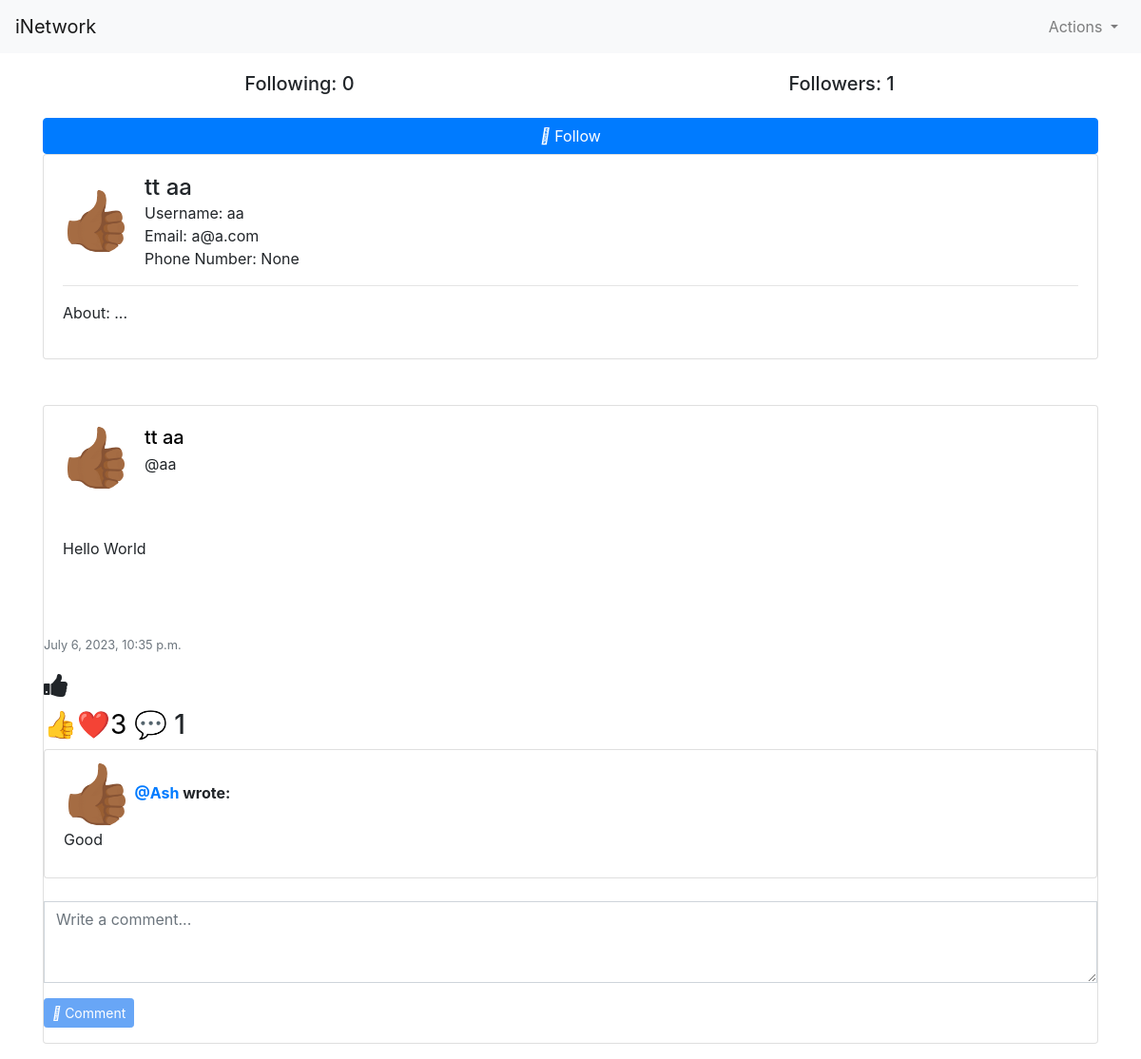
Page /profile/203/ (signed in) on the committed database.
### network/models.py (models this page shows, shortened)
class User(AbstractUser):
    profile_pics = models.ImageField(upload_to='profile_pics/', null=True, blank=True)
    phone_number = models.CharField(max_length=20, null=True, blank=True)
    about = models.TextField(null=True, blank=True)

class Post(models.Model):
    user = models.ForeignKey(User, on_delete=models.CASCADE, blank=True, null=True, related_name="post_user")
    postContent = models.TextField(blank=True)
    timestamp = models.DateTimeField(auto_now_add=True)
    post_image = models.ImageField(upload_to='post_image/', null=True, blank=True)

class Comment(models.Model):
    author = models.ForeignKey(User, on_delete=models.CASCADE, blank=True, null=True, related_name="userComment")
    post = models.ForeignKey(Post, on_delete=models.CASCADE, blank=True, null=True, related_name="postComment")
    message = models.CharField(max_length=10000)

### network/views.py (the view)
# urls.py: path('profile/<int:user_id>/', views.profile, name="profile"),
@login_required
def profile(request, user_id):
    if not request.user.is_authenticated:
        error_message = "You need to log in to access this page."
        return render(request, "network/register.html")
    user = User.objects.get(pk=user_id)
    post = Post.objects.filter(user=user).order_by("id").reverse()
    paginator = Paginator(post, 10) # Show 10 contacts per page.
    page_number = request.GET.get('page')
    page_post = paginator.get_page(page_number)
    user_like = request.user
    post_like = Like.objects.filter(user=user_like)
    post_akbar = Allahu_akbar.objects.filter(user=user)
    post_subhanallah = Subhanallah.objects.filter(user=user)
    post_laa = Laa.objects.filter(user=user)
    following = Follow.objects.filter(following=user)
    follower = Follow.objects.filter(follower=user)
    try:
        checkFollowers = follower.filter(following=User.objects.get(pk=request.user.id))
        if len(checkFollowers) != 0:
            newFollowing = True
        else:
            newFollowing = False
    except:
        newFollowing = False
    return render(request, "network/user_profile.html", {
        "userProfile": user,
        "post": post,
        "user_like": user_like,
        "post_like": post_like,
        "post_akbar": post_akbar,
        "post_subhanallah": post_subhanallah,
        "post_laa": post_laa,
        "page_post": page_post,
        "following": following,
        "follower": follower,
        "username": user.username,
        "isFollowing": newFollowing
    })

### network/templatetags/my_filters.py (called while the page is built)
@register.filter
def split_paragraphs(value):
    return value.split('\n')

### network/templates/network/user_profile.html (shortened to what this page needs)
{% extends "network/layout.html" %}
{% load static %}
{% load my_filters %}
{% block body %}
<div class="container">
  <div class="row mb-3">
    <div class="col-6 text-center">
      <h5 class="text-black">Following: {{ following.count }}</h5>
    </div>
    <div class="col-6 text-center">
      <h5 class="text-black">Followers: {{ follower.count }}</h5>
    </div>
  </div>
  {% if user.is_authenticated %}
    {% if user != userProfile %}
      {% if isFollowing %}
      <form action="{% url 'unfollow' %}" method="post">
        {% csrf_token %}
        <input type="hidden" name="followUser" value="{{ userProfile }}" />
        <button class="btn btn-primary w-100" style="background-color: #dc3545; border-color: #dc3545;">
          <i class="fas fa-user-minus"></i> Unfollow
        </button>
      </form>
    {% else %}
      <form action="{% url 'follow' %}" method="post">
        <button class="btn btn-primary w-100">
          <i class="fas fa-user-plus"></i> Follow
        </button>
      </form>
      {% endif %}
        {% endif %}
          {% endif %}
</div>
<div class="container">
  <div class="card">
    <div class="card-body">
      <div class="d-flex align-items-center">
        {% if userProfile.profile.pics %}
          <img src="{{ userProfile.profile_pics.url }}" class="rounded-circle" width="150" height="150">
          {% else %}
          <img src="/media/post_image/hand.gif" class="rounded-circle" width="70" height="70">
          {% endif %}
        <div class="ml-3">
          <h4 class="card-title mb-0">
            {{ userProfile.first_name }} {{ userProfile.last_name }}
          </h4>
          <p class="mb-0">
           Username: {{ userProfile.username }}
          </p>
          <p class="mb-0">
           Email: {{ userProfile.email }}
          </p>
          <p class="mb-0">
            Phone Number: {{ userProfile.phone_number }}
          </p>
        </div>
      </div>
      <hr>
      <div>
       {% if userProfile.about %}
        <p>{{ userProfile.about }}</p>
        {% else %}
        <p>About: ...</p>
        {%endif%}
      </div>
    </div>
  </div>
</div>
<br>
<br>
{% for posts in page_post %}
<div class="container">
<div class="card">
    <div class="card-body">
        <div class="d-flex align-items-center">
          {% if posts.user.profile_pics %}
          <a href="{% url 'profile' user_id=posts.user.id %}">
            <img src="{{ posts.user.profile_pics.url }}" class="rounded-circle" width="70" height="70">
          </a>
          {% else %}
          <a href="{% url 'profile' user_id=posts.user.id %}">
            <img src="/media/post_image/hand.gif" class="rounded-circle" width="70" height="70">
          </a>
          {% endif %}
      <div class="ml-3">
        <h5 class="card-title mb-1">
        <a class="card-title" style="text-decoration: none; color: black;" href="{% url 'profile' user_id=posts.user.id %}">{{posts.user.first_name}} {{posts.user.last_name}}</a>
        </h5>
        <p class="mb-0">
          <p>@{{posts.user.username}}</p>
        </p>
      </div>
        </div>
        <br>
        <br>
        <div class="card-text" id="content_{{ posts.id }}">
          {% for paragraph in posts.postContent|split_paragraphs %}
  {% if forloop.counter <= 10 %}
    <p>{{ paragraph|urlize }}</p>
  {% endif %}
{% endfor %}
        </div>
        <div class="card-body">
        </div>
</div>
<p class="card-text"><small class="text-muted">{{ posts.timestamp }}</small></p>
{% include 'network/likes.html' %}
{% include 'network/comments.html' %}
</div>
  </div>
  </div>
  </div>
  {% endfor %}
  {% endblock %}

### network/templates/network/layout.html (shortened to what this page needs)
{% load static %}
<!DOCTYPE html>
<html lang="en">
<head>
    <link rel="stylesheet" href="https://stackpath.bootstrapcdn.com/bootstrap/4.4.1/css/bootstrap.min.css"
>
    <link href="{% static 'network/styles.css' %}" rel="stylesheet">
    <link rel="stylesheet" href="https://cdnjs.cloudflare.com/ajax/libs/font-awesome/4.7.0/css/font-awesome.min.css">
</head>
<body>
    <nav class="navbar navbar-expand-lg navbar-light bg-light">
        <a class="navbar-brand" href="{% url 'index' %}">iNetwork</a>
        <div class="collapse navbar-collapse" id="navbarNav">
            <ul class="navbar-nav ml-auto">
                <li class="nav-item dropdown">
                    <a class="nav-link dropdown-toggle" href="#" id="navbarDropdown" role="button"
                        data-toggle="dropdown" aria-haspopup="true" aria-expanded="false">
                        Actions
                    </a>
                </li>
            </ul>
        </div>
    </nav>
    <div class="body">
        {% block body %}{% endblock %}
</body>
</html>

### network/templates/network/likes.html (shortened to what this page needs)
{% load custom_tags %}
{% load my_filters %}
{% load static %}
<div class="img-fluid react_space" id="react_space">
  <h3 class="like-btn" data-post-id="{{ posts.id }}"><i class="fa fa-thumbs-up"></i></h3>
  {% with total_count=posts.postMaashaa.count|add:posts.postHaha.count|add:posts.postAllah.count|add:posts.postSubhanallah.count|add:posts.post_like.count %}
  {% if posts.post_like.count > 0 and posts.postHaha.count < 1 and posts.postAllah.count < 1 and posts.postMaashaa.count < 1 and posts.postSubhanallah.count < 1 %}
      <h3 onclick="opensModal('{{ posts.id }}')"><button class="like-button">👍 {{ total_count }}</button> 💬 {{ posts.postComment.count }}</h3>
  {% elif posts.post_like.count < 1 and posts.postHaha.count < 1 and posts.postAllah.count < 1 and posts.postMaashaa.count > 0 and posts.postSubhanallah.count < 1 %}
    <h3 onclick="opensModal('{{ posts.id }}')"><button class="like-button">❤️ {{ total_count }}</button> 💬 {{ posts.postComment.count }}</h3>
  {% elif posts.post_like.count < 1 and posts.postHaha.count < 1 and posts.postAllah.count > 0 and posts.postMaashaa.count < 1 and posts.postSubhanallah.count < 1 %}
    <h3 onclick="opensModal('{{ posts.id }}')"><button class="like-button">☝️ {{ total_count }}</button> 💬 {{ posts.postComment.count }}</h3>
    {% elif posts.post_like.count < 1 and posts.postHaha.count > 0 and posts.postAllah.count < 1 and posts.postMaashaa.count < 1 and posts.postSubhanallah.count < 1 %}
    <h3 onclick="opensModal('{{ posts.id }}')"><button class="like-button">😂{{ total_count }}</button> 💬 {{ posts.postComment.count }}</h3>
    {% elif posts.post_like.count < 1 and posts.postHaha.count < 1 and posts.postAllah.count < 1 and posts.postMaashaa.count < 1 and posts.postSubhanallah.count > 0 %}
    <h3 onclick="opensModal('{{ posts.id }}')"><button class="like-button">😲{{ total_count }}</button> 💬 {{ posts.postComment.count }}</h3>
    {% elif posts.post_like.count > 0 and posts.postHaha.count < 1 and posts.postAllah.count > 0 and posts.postMaashaa.count < 1 and posts.postSubhanallah.count < 1 %}
    <h3 onclick="opensModal('{{ posts.id }}')"><button class="like-button">👍☝️{{ total_count }}</button> 💬 {{ posts.postComment.count }}</h3>
    {% elif posts.post_like.count > 0 and posts.postHaha.count > 0 and posts.postAllah.count < 1 and posts.postMaashaa.count < 1 and posts.postSubhanallah.count < 1 %}
    <h3 onclick="opensModal('{{ posts.id }}')"><button class="like-button">👍😂{{ total_count }}</button> 💬 {{ posts.postComment.count }}</h3>
     {% elif posts.postMaashaa.count > 0 and posts.postHaha.count > 0 and posts.postSubhanallah.count > 0 and posts.post_like.count > 0 and posts.postAllah.count < 1%}
    <h3 onclick="opensModal('{{ posts.id }}')"><button class="like-button">👍❤️😂😮{{ total_count }}</button> 💬 {{ posts.postComment.count }}</h3>
    {% elif posts.postMaashaa.count > 0 and posts.postHaha.count < 1 and posts.postSubhanallah.count < 1 and posts.post_like.count > 0 and posts.postAllah.count < 1%}
    <h3 onclick="opensModal('{{ posts.id }}')"><button class="like-button">👍❤️{{ total_count }}</button> 💬 {{ posts.postComment.count }}</h3>
  {% elif posts.postMaashaa.count > 0 and posts.postHaha.count > 0 and posts.postSubhanallah.count > 0 and posts.post_like.count > 0 and posts.postAllah.count > 0%}
    <h3 onclick="opensModal('{{ posts.id }}')"><button class="like-button">👍❤️😂😮☝️{{ total_count }}</button> 💬 {{ posts.postComment.count }}</h3>
  {% else %}
   <h3 onclick="opensModal('{{ posts.id }}')"><button class="like-button">👍{{ total_count }}</button> 💬 {{ posts.postComment.count }}</h3>
  {% endif %}
{% endwith %}

### network/templates/network/comments.html (shortened to what this page needs)
{% load custom_tags %}
{% load my_filters %}
{% load static %}
<ul class="list-group">
    {% for comment in posts.postComment.all|slice:":3" %}
      <li class="list-group-item">
        {% if comment.author.profile_pics %}
        <a href="{% url 'profile' user_id=comment.author.id %}">
          <img src="{{ comment.author.profile_pics.url }}" class="rounded-circle" width="70" height="70">
        </a>
        {% else %}
        <a href="{% url 'profile' user_id=comment.author.id %}">
          <img src="/media/post_image/hand.gif" class="rounded-circle" width="70" height="70">
        </a>
        {% endif %}
        <strong><a href="{% url 'profile' user_id=comment.author.id %}">@{{ comment.author.username }}</a> wrote:</strong>
        <div class="card-text" id="content_{{ comment.id }}">
          {% for paragraph in comment.message|split_paragraphs|slice:":8" %}
            <p>{{ paragraph|urlize }}</p>
          {% endfor %}
        </div>
      </li>
    {% empty %}
      <li class="list-group-item">No comments yet.</li>
    {% endfor %}
  </ul>
  <br>
        {% if user.is_authenticated %}
        <form action="{% url 'addComment' post_id=posts.id %}" method="POST">
          <div class="form-group">
            <span class="comment-field">
            <textarea type="text" id="new-comment" name="newComment" class="form-control rounded-0 shadow-none" rows="3" placeholder="Write a comment..."></textarea>
          </span>
          </div>
          <div class="form-group">
            <span class="btn-comment">
            <button type="submit" class="btn btn-primary btn-sm" style="background-color: #1877f2; border-color: #1877f2;" id="comment-btn">
              <i class="fas fa-paper-plane"></i> Comment
            </button>
          </span>
          </div>
        </form>
        {% endif %}

### network/static/network/styles.css (style rules this page uses)
.like-button { background: none; border: none; padding: 0; }
.text-black { margin-top: 20px; }

### rows in the picture
User: first_name "tt", last_name "aa", username "aa", email "a@a.com", phone_number "None"
Post: user.first_name "tt", user.last_name "aa", user.username "aa", postContent "Hello World", timestamp "July 6, 2023, 10:35 p.m.", postMaashaa "3", postComment.count "1"
Comment: author.username "Ash", message "Good"

### other values in the picture
{{ following.count }} "0"
{{ follower.count }} "1"
